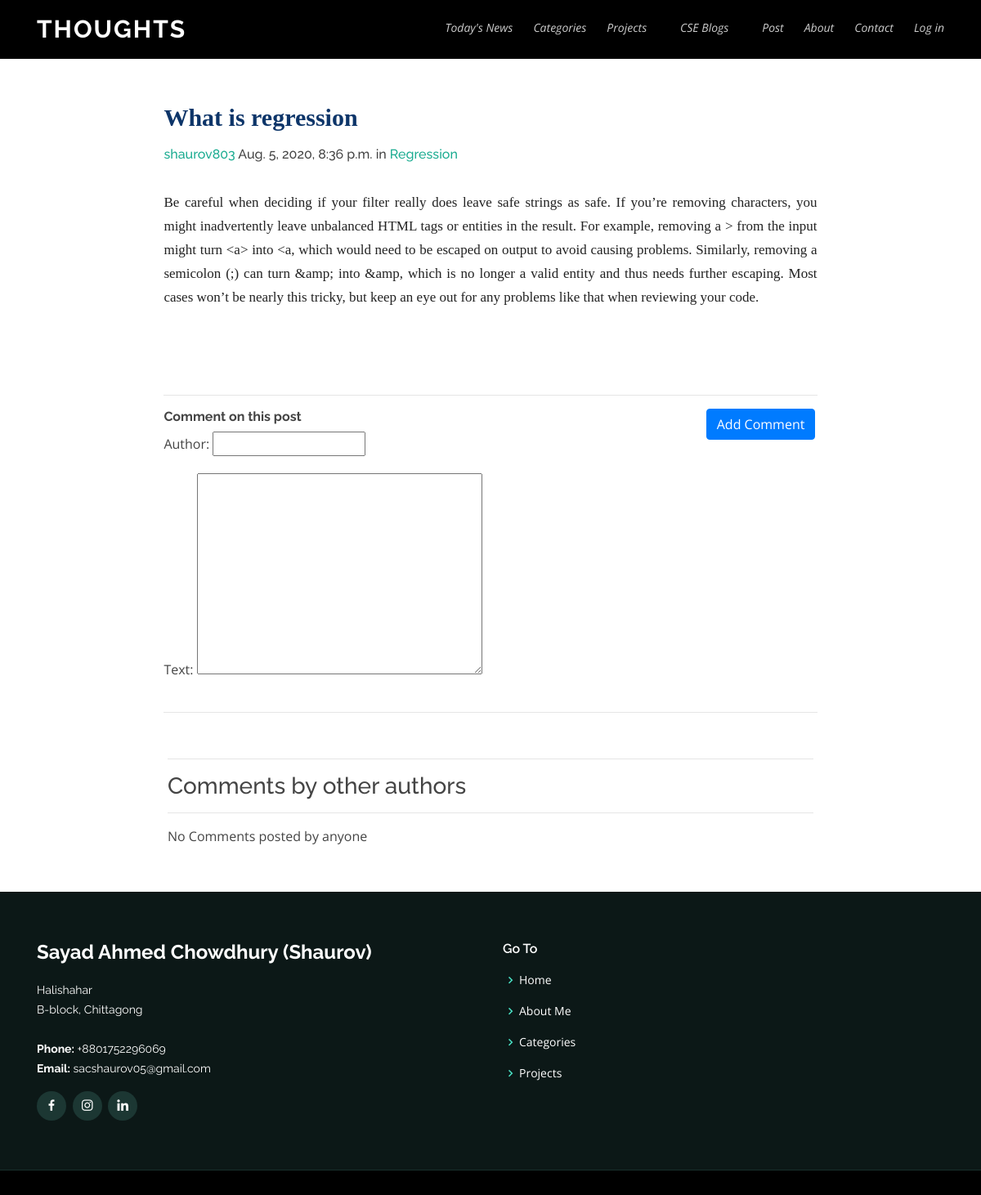
The page /posts/by/shaurov803/8/ on the database its author committed.
### posts/models.py (models this page shows, shortened)
class Post(models.Model):
    user = models.ForeignKey(User, related_name="user_of_post_model", on_delete=models.CASCADE)
    created_at =  models.DateTimeField(auto_now=True)
    title = models.CharField(max_length=200)
    message = models.TextField()
    message_html = models.TextField(editable=False)
    category = models.ForeignKey(Category, related_name="posts",on_delete=models.CASCADE)
    class Meta:
        ordering = ['-created_at']
        unique_together = ('user', 'message')

### categories/models.py (models this page shows, shortened)
class Category(models.Model):
    name = models.CharField(max_length=255, unique=True)
    slug = models.SlugField(allow_unicode=True, unique=True)
    description = models.TextField(blank=True, default='')
    description_html = models.TextField(editable=False, default='',blank=True)
    members = models.ManyToManyField(User, through="CategoryMember")
    category_pic = models.ImageField(upload_to = 'category_pics', blank=True)
    class Meta:
        ordering = ['name']

### posts/views.py (the view, shortened to what this page needs)
# urls.py: url(r"by/(?P<username>[-\w]+)/(?P<pk>\d+)/$",views.post_detail,name="single"),
def post_detail(request, username, pk):
    post = get_object_or_404(Post, pk=pk)
    new_comment = False
    if request.method != 'POST':
        form = CommentForm()
        new_comment = False
    return render(request, 'posts/post_detail.html', {'post':post,
                                                'new_comment':new_comment,
                                                     'comment_form':form})

### posts/forms.py
class CommentForm(forms.ModelForm):
    class Meta:
        model = Comment
        fields = ('author', 'text')
        widgets = {
            'author': forms.TextInput(attrs={'class': 'textinputclass'}),
            'text': forms.Textarea(attrs={'class': 'editable medium-editor-textarea'}),
        }

### posts/templates/posts/post_detail.html (shortened to what this page needs)
{% extends "posts/post_base.html" %}
{% load static %}
  {% block post_content %}
  <div class="row">
    <div class="col-md-1"> </div>
    <div class="col-md-10">
      <div class="container">
        {% include "posts/_post.html" %}
        <br><br><br>
          <div class="row">
            <div class="col-md-1">  </div>
            <div class="col-md-10"> <hr> </div>
            <div class="col-md-1">  </div>
            <div class="col-md-1">  </div>
            <div class="col-md-8">
              <h6><strong>Comment on this post</strong> </h6>
              <form class="" action="" method="post">
                {{comment_form.as_p}}
            </div>
            <div class="col-md-3">
                <button type="submit" class="save btn btn-primary">Add Comment</button>
              </div>
              <div class="col-md-1">  </div>
              <div class="col-md-10"> <hr> </div>
          </div>
        <br>
      </div>
    </div>
    </div>
      <div class="row">
        <div class="col-md-2">
        </div>
        <div class="col-md-8 single-comment">
                <hr><h3>Comments by other authors</h3><hr>
                <div class="comment">
                  {% for comment in post.comments.all %}
                    {% if  comment.approve_comment  %}
                    <div class="single">
                      <hr>
                              <h4 class="message_text">{{comment.text|safe}}</h4>
                              <div class="container row">
                                <p>{{comment.created_date}}</p>
                                <div class="col-md-1"> </div>
                                <p>Posted by: <strong>{{ comment.author }}</strong></p>
                            </div>
                          <hr>
                    </div>
                   {% endif %}
                    {% if post.user.username == user.username and not comment.approve_comment %}
                      <div class="single">
                        <hr>
                          <h4 class="message_text">{{comment.text|safe|linebreaks}}</h4>
                          <div class="container row">
                            <div class="col-md-4">
                              <p>{{comment.created_date}}</p>
                            </div>
                            <div class="col-md-8">
                            <p>Posted by: <strong>{{ comment.author }}</strong></p>
                            </div>
                            <a class="btn btn-danger" href="{% url 'posts:comment_remove' pk=comment.pk %}"><span class="glyphicon glyphicon-remove">Delete</span></a>
                            <div class="col-md-1"> </div>
                            <a class="btn btn-primary" href="{% url 'posts:comment_approve' pk=comment.pk %}"><span class="glyphicon glyphicon-ok">Approve</span></a>
                          </div>
                        <hr>
                      </div>
                    {% endif %}
                    {% empty %}
                      <p>No Comments posted by anyone</p>
                    {% endfor %}
        </div>
      </div>
{% endblock %}

### posts/templates/posts/_post.html (shortened to what this page needs)
  <div class="techfont">
    <div class="row">
      <div class="col-md-1">
      </div>
      <div class="col-md-10">
        <h3><br><a href="{% url 'posts:single' username=post.user.username pk=post.pk %}"><strong>{{post.title}} </strong> </a></h2>
        <h6><a href="{% url 'posts:for_user' username=post.user.username %}">{{post.user.username}}</a>
        <time class="time"><a href="{% url 'posts:single' username=post.user.username pk=post.pk %}"></a>{{post.created_at}} </time>
        {% if post.category %}
          <span>in <a href="{% url 'categories:single' slug=post.category.slug %}">{{post.category.name}}</a> </span>
        {% endif %}
        <br>
          <br>
          <h3 class="message_html">{{post.message_html|safe}}</h3>
      </div>
    </div>
    </div>

### static/assets/css/style.css (style rules this page uses)
body { font-family: "Open Sans", sans-serif; color: #444444; }
a { color: #1bac91; }
h1, h2, h3, h4, h5, h6 { font-family: "Raleway", sans-serif; }
.steps .row { overflow: hidden; }

### static/assets/css/style2.css (style rules this page uses)
.steps div div div .col-md-10 p, blockquote { margin-top: 0; margin-bottom: 1rem; display: block; margin-block-start: 1em; margin-block-end: 1em; margin-inline-start: 0px; margin-inline-end: 0px; text-align: justify; color: #222; font : 400 17px/1.7 Merriweather,Georgia,times new roman,serif; }
.steps div div div div a { font : Merriweather,Georgia,times new roman,serif; }
.steps div div div .techfont div div h3 p { margin-top: 0; margin-bottom: 1rem; display: block; margin-block-start: 1em; margin-block-end: 1em; margin-inline-start: 0px; margin-inline-end: 0px; color: #222; text-align: justify; font : 400 17px/1.8 Merriweather,Georgia,times new roman,serif; }
.steps .row div div .techfont h3 p { margin-top: 0; margin-bottom: 1rem; display: block; margin-block-start: 1em; margin-block-end: 1em; margin-inline-start: 0px; margin-inline-end: 0px; color: #222; text-align: justify; font : 400 17px/1.7 Merriweather,Georgia,times new roman,serif; }
.steps div div div h3 a { text-align: justify; font : 400 24px/1.8 Merriweather,Georgia,times new roman,serif; }
.steps .container .techfont h3 a { color: #0d3569; font : 400 30px/1.8 Merriweather,Georgia,times new roman,serif; }

### rows shown on the page
Post: title "What is regression", user.username "shaurov803", created_at "Aug. 5, 2020, 8:36 p.m.", category.name "Regression", message_html "Be careful when deciding if your filter really does leave safe strings as safe. If you’re removing characters, you might inadvertently leave unbalanced HTML tags or entities in the result. For example, removing a > from the input might turn <a> into <a, which would need to be escaped on output to avoid causing problems. Similarly, removing a semicolon (;) can turn &amp; into &amp, which is no longer a valid entity and thus needs further escaping. Most cases won’t be nearly this tricky, but keep an eye out for any problems like that when reviewing your code."
